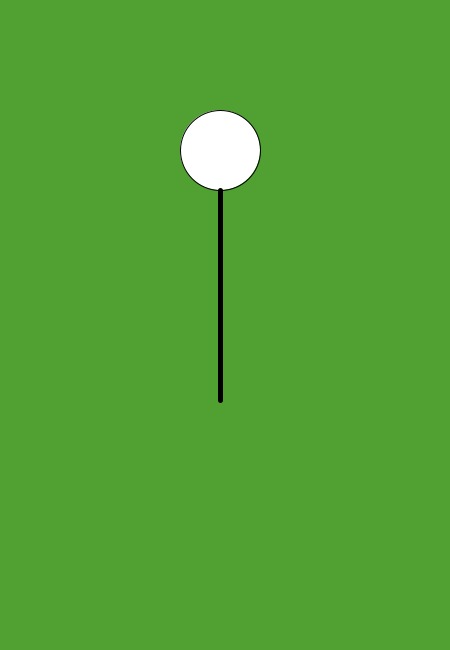
Frame 1 (no input)
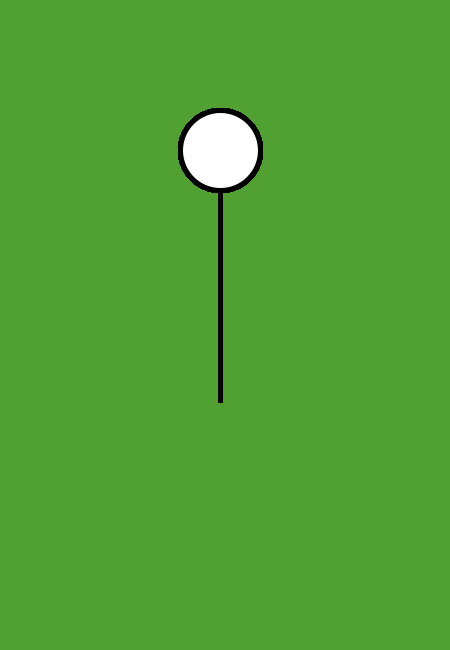
Frame 60 (the mouse pressed at the canvas centre just before this capture)
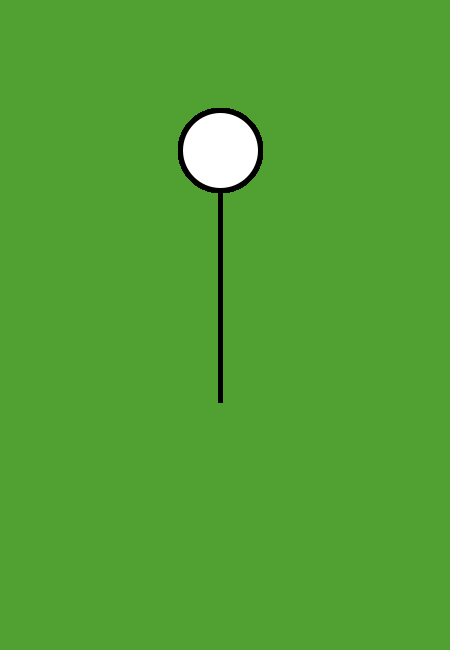
Frame 120 (the mouse held since frame 60 and released just before this capture)

The Processing sketch that drew these frames (run headless with seeded random() and noise(); from frame 60 on, the mouse is pressed at the canvas centre):

// Processing sketch: processing_88017
// ── processing_88017.pde

int RED = 80; //value for red
int GREEN = 160; //value for green
int BLUE = 50; //value for blue
int ellipseSize = 80; //value for ellipse

void setup(){
  size (450, 650); //size of applet
  background (RED, GREEN, BLUE); //background colour
} 
void draw(){
  ellipse (220, 150, ellipseSize, ellipseSize); //circle for head
  strokeWeight(5); //value for stroke - 5 pixels
  stroke(0); //colour value - black
  line(220, 190, 220, 400); //line for body
}
